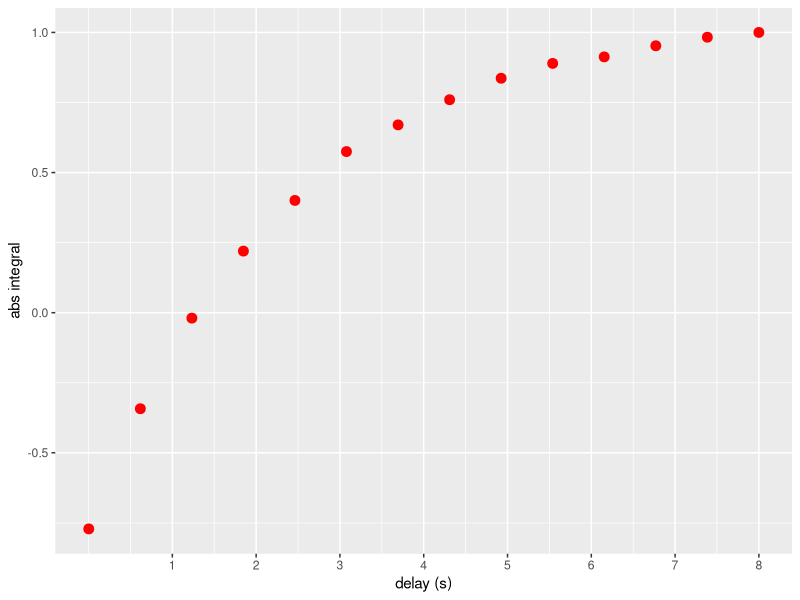
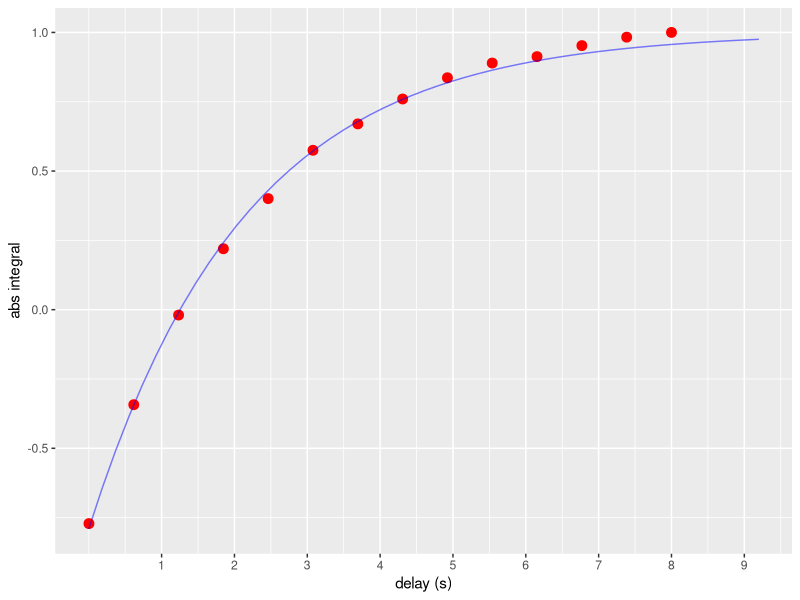

Generate these figures, in order, with R:
## ---- chunk 1
library(ggplot2) #library for plotting
## ---- chunk 2
setwd("~/Documents/Programs/ODNP_Analysis/Rstudio")
#load T1 data
df=read.csv(file="t1Integral101.csv", header=TRUE, sep=',')
names(df)=c("Integral","Error","Delay")
df1 <- df[c("Delay", "Integral")]
MaxIntegral <- df1$Integral[length(df1$Integral)] # find max abs value for integral
MaxDelay <- df1$Delay[length(df1$Integral)]
df1$Integral <- df1$Integral/MaxIntegral # normalization
## ---- chunk 3
f_T1 <- function(t, a, T1) {
    1-2*a*exp(-t/T1)
}

fit <- nls(Integral~f_T1(Delay,a,T1), data=df1, start=list(a=1, T1=1))
summary(fit)
parameter.est <- as.list(coef(fit))
## ---- chunk 4
# simulated predicted profile at estimated parameter values
time_fitted <- seq(0, MaxDelay*1.15, MaxDelay*1.15/50)
fitted.data <- data.frame(x=time_fitted, y=predict(fit, list(Delay = time_fitted)))

# plot
ggplot(df1,aes(x=Delay,y=Integral)) + geom_point(color="red", size=3) + scale_x_continuous(breaks=1:10) + xlab("delay (s)")+ylab("abs integral")

last_plot() + geom_line(data = fitted.data, aes(x=x, y=y), color ='blue', alpha=.5) 

T1 <- parameter.est$T1
T1_SD <- summary(fit)$coef[[4]]
